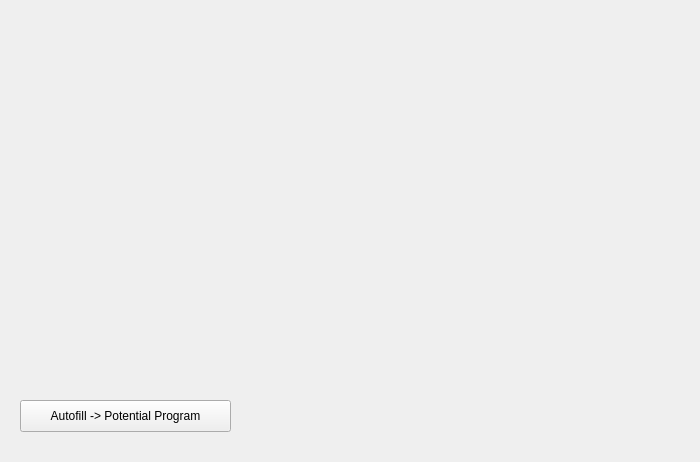
<?xml version="1.0" encoding="UTF-8"?>
<ui version="4.0">
 <class>fitChart</class>
 <widget class="QMainWindow" name="fitChart">
  <property name="geometry">
   <rect>
    <x>0</x>
    <y>0</y>
    <width>700</width>
    <height>462</height>
   </rect>
  </property>
  <property name="windowTitle">
   <string>Fit Data</string>
  </property>
  <widget class="QWidget" name="centralWidget">
   <widget class="QCustomPlot" name="customPlot" native="true">
    <property name="geometry">
     <rect>
      <x>20</x>
      <y>20</y>
      <width>661</width>
      <height>371</height>
     </rect>
    </property>
   </widget>
   <widget class="QPushButton" name="pushButton">
    <property name="geometry">
     <rect>
      <x>20</x>
      <y>400</y>
      <width>211</width>
      <height>32</height>
     </rect>
    </property>
    <property name="text">
     <string>Autofill -&gt; Potential Program</string>
    </property>
   </widget>
  </widget>
  <widget class="QMenuBar" name="menuBar">
   <property name="geometry">
    <rect>
     <x>0</x>
     <y>0</y>
     <width>700</width>
     <height>22</height>
    </rect>
   </property>
  </widget>
 </widget>
 <layoutdefault spacing="6" margin="11"/>
 <customwidgets>
  <customwidget>
   <class>QCustomPlot</class>
   <extends>QWidget</extends>
   <header>qcustomplot.h</header>
   <container>1</container>
  </customwidget>
 </customwidgets>
 <resources/>
 <connections/>
</ui>
